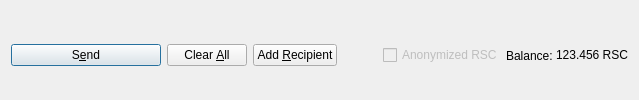
         <widget class="QFrame" name="frame_Send">
          <layout class="QHBoxLayout" name="horizontalLayout">
           <property name="bottomMargin">
            <number>0</number>
           </property>
           <item>
            <widget class="QPushButton" name="sendButton">
             <property name="minimumSize">
              <size>
               <width>150</width>
               <height>0</height>
              </size>
             </property>
             <property name="toolTip">
              <string>Confirm the send action</string>
             </property>
             <property name="text">
              <string>S&amp;end</string>
             </property>
             <property name="icon">
              <iconset resource="../redspace.qrc">
               <normaloff>:/icons/send</normaloff>:/icons/send</iconset>
             </property>
             <property name="autoDefault">
              <bool>false</bool>
             </property>
             <property name="default">
              <bool>true</bool>
             </property>
            </widget>
           </item>
           <item>
            <widget class="QPushButton" name="clearButton">
             <property name="sizePolicy">
              <sizepolicy hsizetype="Minimum" vsizetype="Fixed">
               <horstretch>0</horstretch>
               <verstretch>0</verstretch>
              </sizepolicy>
             </property>
             <property name="toolTip">
              <string>Clear all fields of the form.</string>
             </property>
             <property name="text">
              <string>Clear &amp;All</string>
             </property>
             <property name="icon">
              <iconset resource="../redspace.qrc">
               <normaloff>:/icons/remove</normaloff>:/icons/remove</iconset>
             </property>
             <property name="autoDefault">
              <bool>false</bool>
             </property>
            </widget>
           </item>
           <item>
            <widget class="QPushButton" name="addButton">
             <property name="toolTip">
              <string>Send to multiple recipients at once</string>
             </property>
             <property name="text">
              <string>Add &amp;Recipient</string>
             </property>
             <property name="icon">
              <iconset resource="../redspace.qrc">
               <normaloff>:/icons/add</normaloff>:/icons/add</iconset>
             </property>
             <property name="autoDefault">
              <bool>false</bool>
             </property>
            </widget>
           </item>
           <item>
            <spacer name="horizontalSpacer">
             <property name="orientation">
              <enum>Qt::Horizontal</enum>
             </property>
             <property name="sizeHint" stdset="0">
              <size>
               <width>40</width>
               <height>20</height>
              </size>
             </property>
            </spacer>
           </item>
           <item>
            <layout class="QHBoxLayout" name="horizontalLayout_2">
             <property name="spacing">
              <number>3</number>
             </property>
             <item>
              <widget class="QCheckBox" name="checkzRSC">
               <property name="enabled">
                <bool>false</bool>
               </property>
               <property name="text">
                <string>Anonymized RSC</string>
               </property>
              </widget>
             </item>
             <item>
              <widget class="QLabel" name="label">
               <property name="text">
                <string>Balance:</string>
               </property>
              </widget>
             </item>
             <item>
              <widget class="QLabel" name="labelBalance">
               <property name="sizePolicy">
                <sizepolicy hsizetype="Preferred" vsizetype="Fixed">
                 <horstretch>0</horstretch>
                 <verstretch>0</verstretch>
                </sizepolicy>
               </property>
               <property name="cursor">
                <cursorShape>IBeamCursor</cursorShape>
               </property>
               <property name="text">
                <string notr="true">123.456 RSC</string>
               </property>
               <property name="textInteractionFlags">
                <set>Qt::LinksAccessibleByMouse|Qt::TextSelectableByKeyboard|Qt::TextSelectableByMouse</set>
               </property>
              </widget>
             </item>
            </layout>
           </item>
          </layout>
         </widget>
